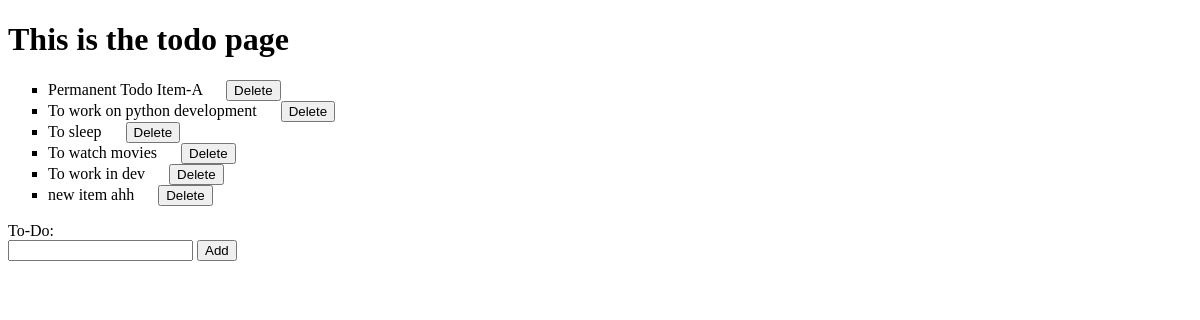
Page /todo/ on the earlier database version.
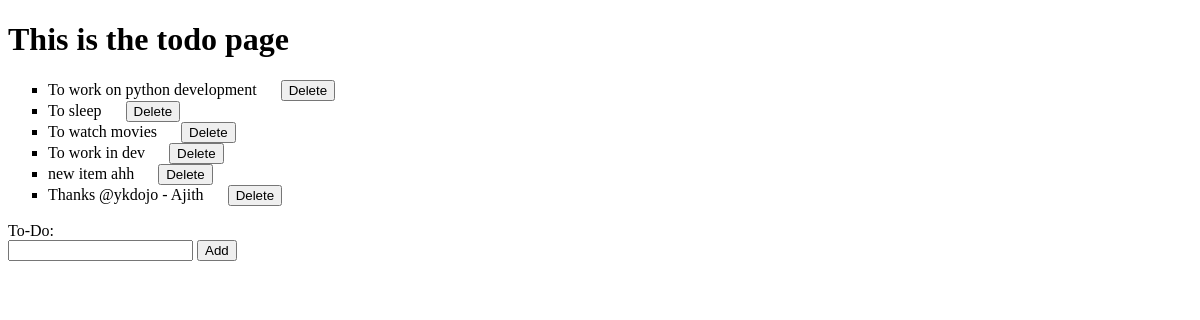
Same page on the later database version.
### todo/models.py (models this page shows)
class TodoItem(models.Model):
    content = models.TextField()

### todo/views.py (the view)
# urls.py: path('todo/', todoView),
def todoView(request):
    all_todo_items = TodoItem.objects.all()
    return render(request,'todo.html',{'all_items': all_todo_items})

### templates/todo.html (shortened to what this page needs)
<!DOCTYPE html>
<html lang="en">
<head>
</head>
<body>
<h1> This is the todo page</h1>
<ul style="list-style-type:square;">
    {% for item in all_items %}
        <li>{{ item.content }}
        <form action="/deleteTodo/{{item.id}}"
              style = "display: inline" method="post" > {% csrf_token %}
            <input type="submit" value = "Delete" />
        </form>
            </li>
    {% endfor %}
</ul>
<form action="/addTodo/" method="post" > {% csrf_token %}
    To-Do:<br>
    <input type="text" name = "content" />
    <input type="submit" value = "Add" />
</form>
</body>
</html>

Differences in the rows shown:
removed TodoItem: content "Permanent Todo Item-A"
added TodoItem: content "Thanks @ykdojo - Ajith"
